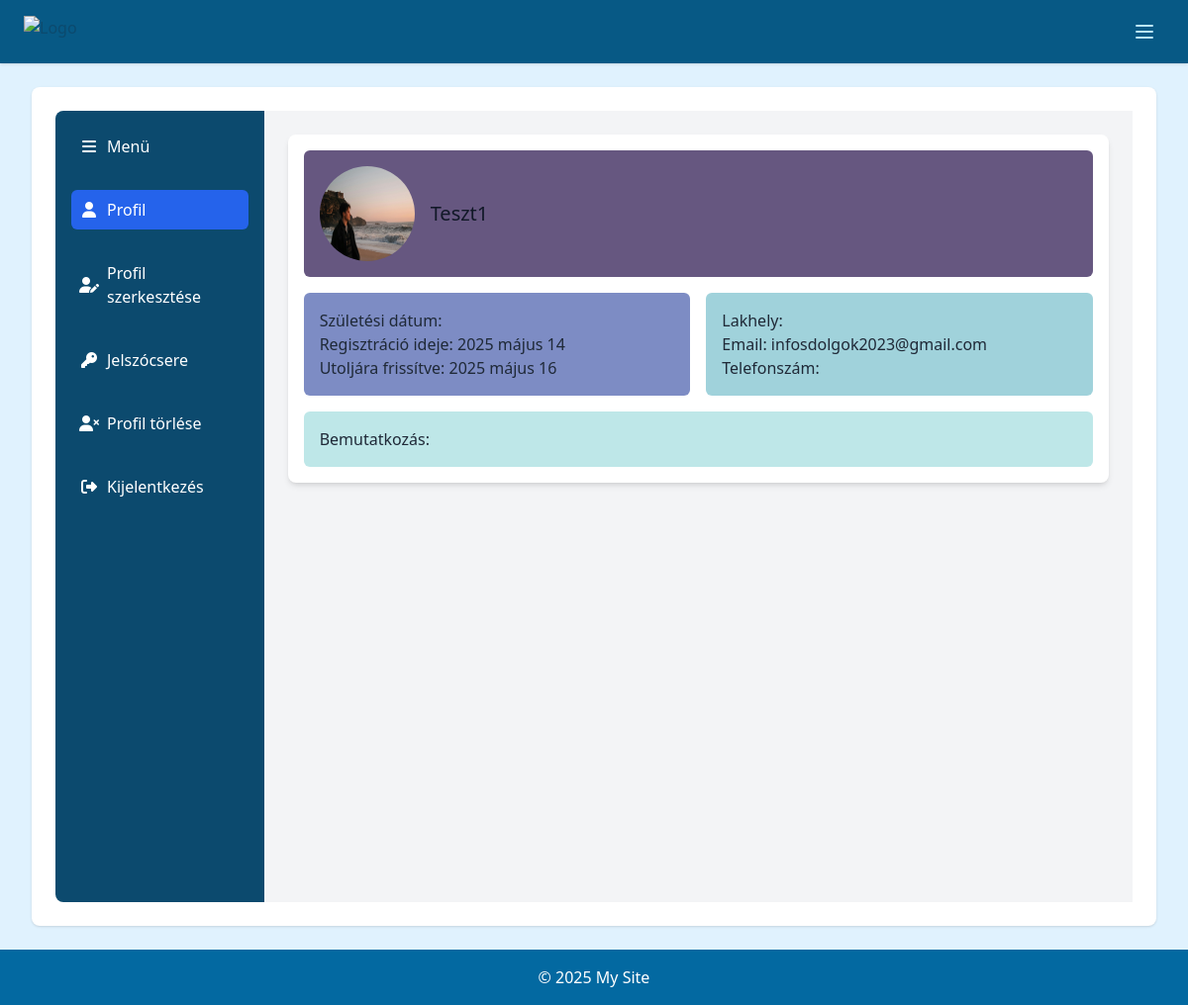
Page /profile/ (signed in) on the earlier database version.
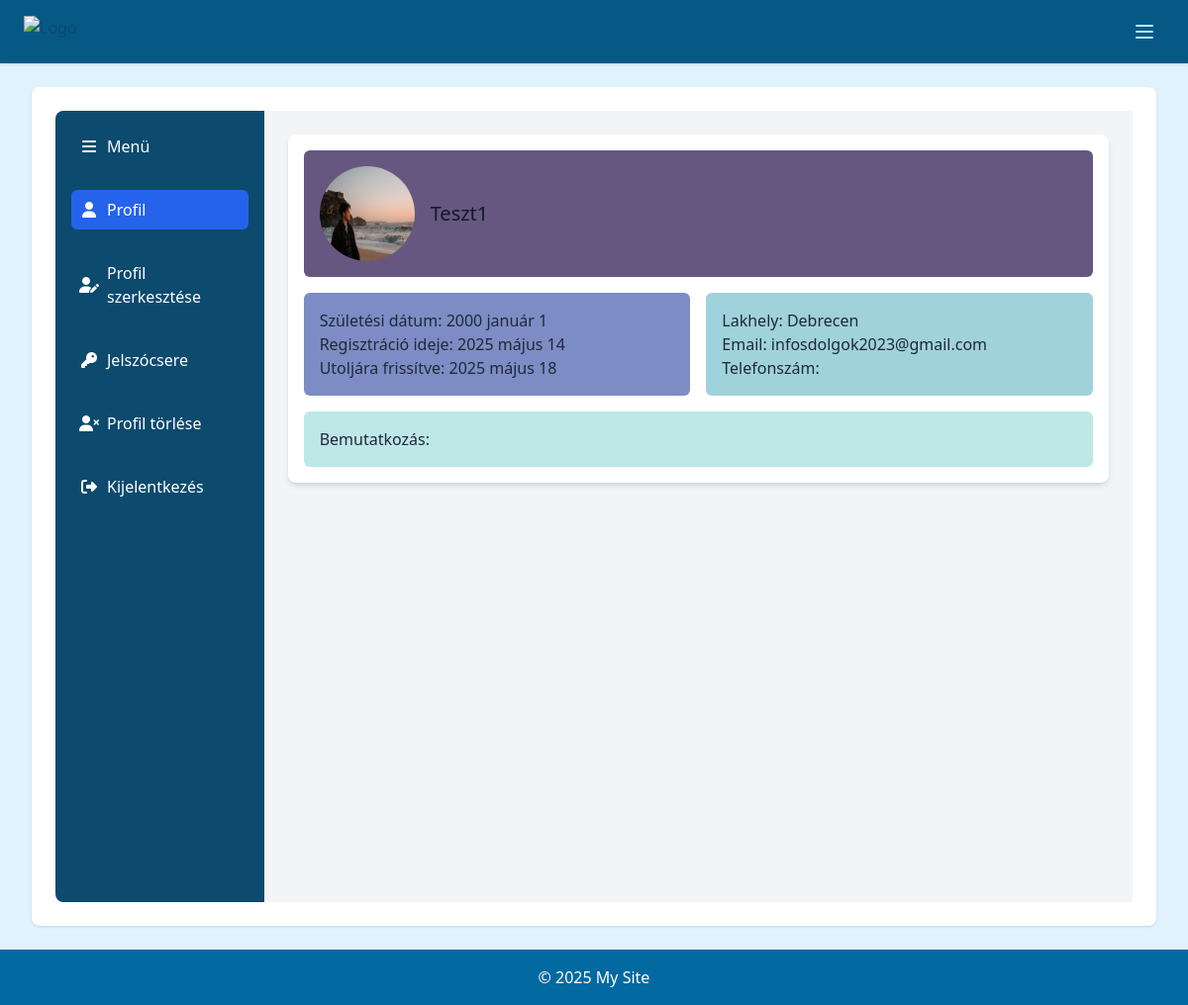
Same page on the later database version.
### accounts/models.py (models this page shows, shortened)
class Profile(models.Model):
    user = models.OneToOneField(User, on_delete=models.CASCADE)
    bio = models.TextField(max_length=500, blank=True)
    location = models.CharField(max_length=30, blank=True)
    birth_date = models.DateField(null=True, blank=True)
    profile_picture = models.ImageField(upload_to='profile_pics/', default='profile_pics/default.jpg', blank=True, null=True)
    phone_number = models.CharField(max_length=15, blank=True)
    updated_at = models.DateTimeField(auto_now=True)  # Automatikus frissítés
    email_token = models.CharField(
        max_length=36,
        unique=True,
        default=generate_uuid_str,
        editable=False,
        null=True)
    email_token_expires = models.DateTimeField(null=True, blank=True)
    email_verified = models.BooleanField(default=False)
    pending_email = models.EmailField(blank=True, null=True)
    email_token_used = models.BooleanField(default=False)  # Új mező

### accounts/views/profile_views.py (the view)
# urls.py: path('profile/', profile, name='profile'),
@login_required
def profile(request):
    profile = get_object_or_404(Profile, user=request.user)
    return render(request, 'profile/profile.html', {'profile': profile})

### accounts/context_processors.py (called while the page is built)
def profile_context(request):
    if request.user.is_authenticated:
        profile = Profile.objects.filter(user=request.user).first()
        return {'profile': profile}
    return {}

### accounts/templates/profile/profile.html (shortened to what this page needs)
{% extends 'profile_base.html' %}
{% block profile_content %}
    <div class="profile-container mx-auto p-4 bg-white shadow-md rounded-lg">
        <div class=" grid grid-cols-1 md:grid-cols-2 gap-4">
            <div class="bg-ultraViolet p-4 rounded-md md:col-span-2 flex items-center space-x-4">
            <img src="{{ profile.profile_picture.url }}" alt="Profile Picture" class="w-24 h-24 rounded-full">
            <h2 class="text-xl">
                {% if profile.user.first_name %}
                    {{ profile.user.first_name }} {{ profile.user.last_name }}
                {% else %}
                    {{ profile.user.username }}
                {% endif %}
            </h2>
        </div>
            <div class="bg-glaucous p-4 rounded-md">
                <p class="text-gray-800">Születési dátum: {{ profile.birth_date|date:"Y F j" }}</p>
                <p class="text-gray-800">Regisztráció ideje: {{ profile.user.date_joined|date:"Y F j" }}</p>
                <p class="text-gray-800">Utoljára frissítve: {{ profile.updated_at|date:"Y F j" }}</p>
            </div>
            <div class="bg-nonphotoBlue p-4 rounded-md">
                <p class="text-gray-800">Lakhely: {{ profile.location }}</p>
                <p class="text-gray-800">Email: {{ user.email }}</p>
                <p class="text-gray-800">Telefonszám: {{ profile.phone_number }}</p>
            </div>
            <div class="bg-mintGreen p-4 rounded-md md:col-span-2">
                <p class="text-gray-800 break-words whitespace-pre-wrap">Bemutatkozás: {{ profile.bio }}</p>
            </div>
        </div>
    </div>
{% endblock %}

### accounts/templates/profile_base.html (shortened to what this page needs)
{% extends 'base.html' %}
{% block content %}
<div class="flex flex-col md:flex-row min-h-screen">
    <div id="sidebar"
     class="
       bg-sky-900 text-white
       w-full md:w-20 lg:w-64
       p-4
       flex flex-col sm:flex-row md:flex-col
       items-center
       sm:justify-evenly md:justify-start
       space-y-0 sm:space-y-0 md:space-y-6
       space-x-0 sm:space-x-4 md:space-x-0
       rounded-t-lg
       md:rounded-tl-lg md:rounded-bl-lg md:rounded-tr-none md:rounded-br-none">
        {% with request.resolver_match.url_name as current_url %}
        <div class="w-full flex flex-row sm:justify-evenly md:flex-col md:items-center lg:items-start
            space-x-4 md:space-x-0 md:space-y-4 lg:space-y-6">
            <a href="javascript:void(0);" onclick="toggleSidebar()"
                class="w-auto md:w-full flex flex-col md:flex-col lg:flex-row items-center
                        space-x-0 lg:space-x-2 p-2 rounded-md transition-colors duration-200
                        text-white hover:bg-gray-700 hidden lg:flex">
                    <i class="fas fa-bars text-base w-5 text-center"></i>
                    <span class="sidebar-label hidden md:hidden lg:inline">Menü</span>
                </a>
            <a href="{% url 'profile' %}"
               class="w-auto md:w-full flex flex-col md:flex-col lg:flex-row items-center
                      space-x-0 lg:space-x-2 p-2 rounded-md transition-colors duration-200
                      {% if current_url == 'profile' %}
                          bg-blue-600 text-white
                      {% else %}
                          text-white hover:bg-sky-700
                      {% endif %}">
                <i class="fas fa-user text-base w-5 text-center"></i>
                <span class="sidebar-label hidden md:hidden lg:inline">Profil</span>
            </a>
            <a href="{% url 'edit_profile' %}"
               class="w-auto md:w-full flex flex-col md:flex-col lg:flex-row items-center
                      space-x-0 lg:space-x-2 p-2 rounded-md transition-colors duration-200
                      {% if current_url == 'edit_profile' %}
                          bg-blue-600 text-white
                      {% else %}
                          text-white hover:bg-sky-700
                      {% endif %}">
                <i class="fas fa-user-edit text-base w-5 text-center"></i>
                <span class="sidebar-label hidden md:hidden lg:inline">Profil szerkesztése</span>
            </a>
            <a href="{% url 'password_change' %}"
               class="w-auto md:w-full flex flex-col md:flex-col lg:flex-row items-center
                      space-x-0 lg:space-x-2 p-2 rounded-md transition-colors duration-200
                      {% if current_url == 'password_change' %}
                          bg-blue-600 text-white
                      {% else %}
                          text-white hover:bg-sky-700
                      {% endif %}">
                <i class="fas fa-key text-base w-5 text-center"></i>
                <span class="sidebar-label hidden md:hidden lg:inline">Jelszócsere</span>
            </a>
            <a href="{% url 'delete_profile' %}"
               class="w-auto md:w-full flex flex-col md:flex-col lg:flex-row items-center
                      space-x-0 lg:space-x-2 p-2 rounded-md transition-colors duration-200
                      {% if current_url == 'delete_profile' %}
                          bg-red-700 text-white
                      {% else %}
                          text-white hover:bg-red-600
                      {% endif %}">
                <i class="fas fa-user-times text-base w-5 text-center"></i>
                <span class="sidebar-label hidden md:hidden lg:inline">Profil törlése</span>
            </a>
            <form action="{% url 'logout' %}" method="post" class="w-auto md:w-full">
                <button type="submit"
                        class="w-full flex flex-col md:flex-col lg:flex-row items-center
                               space-x-0 lg:space-x-2 p-2 rounded-md transition-colors duration-200
                               text-white hover:bg-gray-700">
                    <i class="fas fa-sign-out-alt text-base w-5 text-center"></i>
                    <span class="sidebar-label hidden md:hidden lg:inline">Kijelentkezés</span>
                </button>
            </form>
        </div>
        {% endwith %}
    </div>
    <div class="w-full p-6 bg-gray-100 dark:bg-gray-800 text-gray-900 dark:text-white">
        <div class="max-w-4xl mx-auto">
            {% block profile_content %}
            {% endblock %}
        </div>
    </div>
</div>
{% endblock %}

### theme/templates/base.html (shortened to what this page needs)
<!DOCTYPE html>
<html lang="hu">
<head>
    {% load tailwind_tags form_tags static %}
    <link rel="stylesheet" href="{% static 'css/forms.css' %}">
    <link rel="stylesheet" href="https://cdnjs.cloudflare.com/ajax/libs/font-awesome/6.5.0/css/all.min.css">
    {% tailwind_css %}
</head>
<body class="flex flex-col min-h-screen bg-sky-100 text-sky-900">
    <nav class="bg-sky-800 shadow">
        <div class="mx-auto max-w-7xl px-2 sm:px-6 xl:px-8">
            <div class="relative flex h-16 items-center justify-between">
                <div class="flex flex-1 items-center justify-center sm:items-stretch sm:justify-start">
                    <div class="flex shrink-0 items-center">
                        <img class="h-8 w-auto" src="https://tailwindcss.com/plus-assets/img/logos/mark.svg?color=indigo&shade=500" alt="Logo">
                    </div>
                </div>
                <div class="absolute inset-y-0 right-0 flex items-center xl:hidden">
                    <button id="mobile-menu-button" class="inline-flex items-center justify-center p-2 rounded-md text-sky-200 hover:text-white hover:bg-sky-700 focus:outline-none focus:ring-2 focus:ring-offset-2 focus:ring-offset-sky-800 focus:ring-white">
                        <svg class="block h-6 w-6" xmlns="http://www.w3.org/2000/svg" fill="none" stroke="currentColor" viewBox="0 0 24 24" aria-hidden="true">
                            <path stroke-linecap="round" stroke-linejoin="round" stroke-width="2" d="M4 6h16M4 12h16M4 18h16"></path>
                        </svg>
                    </button>
                </div>
            </div>
        </div>
    </nav>
    <main class="flex-grow px-4 py-6 sm:px-6 lg:px-8 max-w-7xl mx-auto w-full">
        <div class="bg-white rounded-lg shadow p-6">
            {% block content %}
            {% endblock %}
        </div>
    </main>
    <footer class="bg-sky-700 text-white p-4 text-center">
        <p>&copy; 2025 My Site</p>
    </footer>
</body>
</html>

Differences in the rows shown:
changed Profile "Teszt1": birth_date (not shown) → "2000 január 1"; updated_at "2025 május 16" → "2025 május 18"; location (not shown) → "Debrecen"
